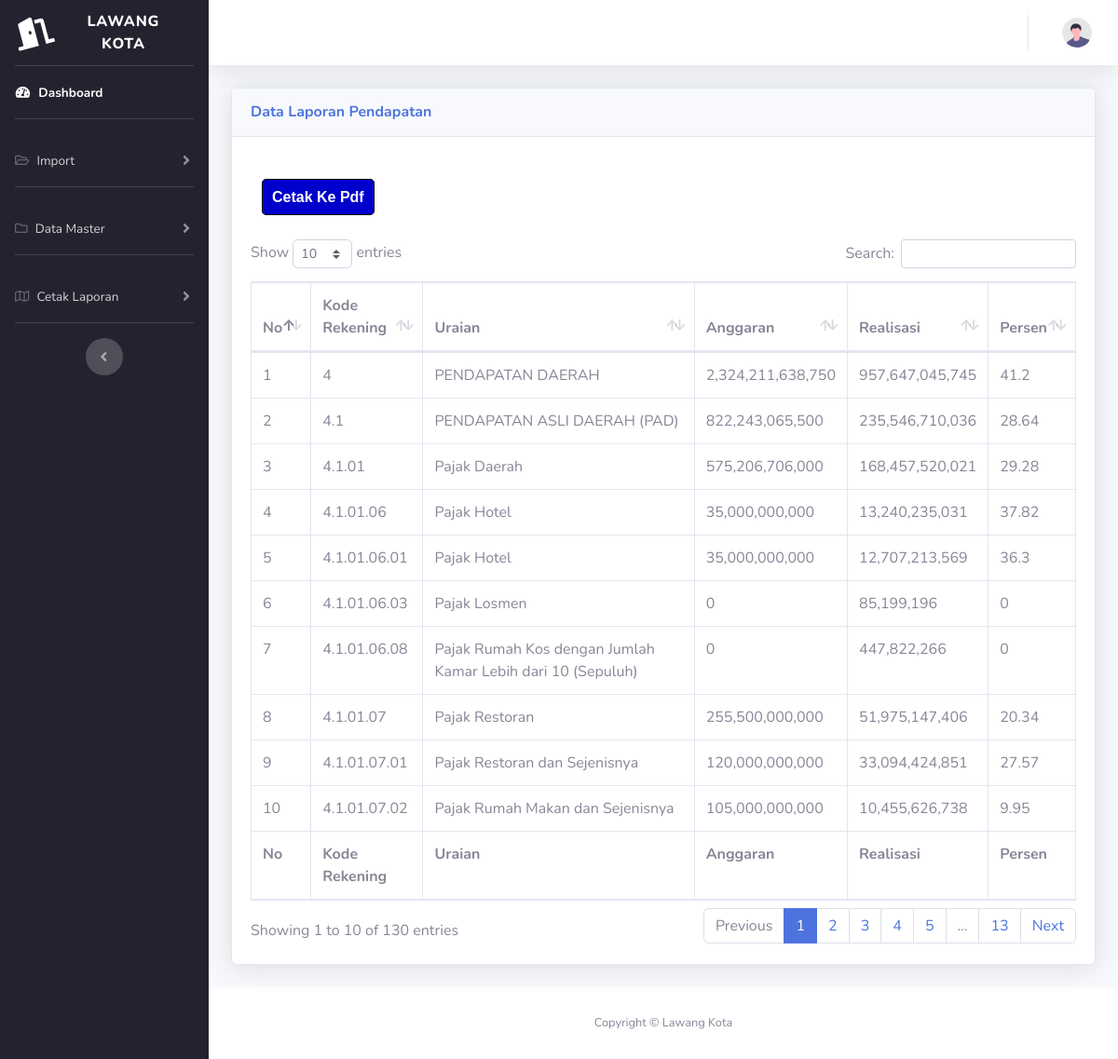
/lra_pendapatan.php, run on the app's committed database.
### tables this page shows
CREATE TABLE `realisasi_rekening` (
  `nomor` int(11) NOT NULL,
  `kd_rek` varchar(50) DEFAULT NULL,
  `uraian` varchar(500) DEFAULT NULL,
  `anggaran` bigint(100) DEFAULT NULL,
  `realisasi` bigint(100) DEFAULT NULL,
  `persen` double DEFAULT NULL
);

### lra_pendapatan.php (the view, shortened to what this page needs)
<!DOCTYPE html>
<html lang="en">
<head>
  <link href="vendor/fontawesome-free/css/all.min.css" rel="stylesheet" type="text/css" />
  <link href="css/sb-admin-2.min.css" rel="stylesheet" />
  <link href="vendor/datatables/dataTables.bootstrap4.min.css" rel="stylesheet" />
</head>
<body id="page-top">
  <div id="wrapper">
    <ul style="background-color:#23222f;" class="navbar-nav sidebar sidebar-dark accordion" id="accordionSidebar">
      <a class="sidebar-brand d-flex align-items-center justify-content-center" href="index.php">
        <div class="sidebar-brand-icon rotate-n-15">
          <i class="fas fa-door-open"></i>
        </div>
        <div class="sidebar-brand-text mx-3">Lawang Kota<sup></sup></div>
      </a>
      <hr class="sidebar-divider my-0" />
      <li class="nav-item active">
        <a class="nav-link" href="index.php">
          <i class="fas fa-fw fa-tachometer-alt"></i>
          <span>Dashboard</span></a>
      </li>
      <hr class="sidebar-divider" />
      <li class="nav-item">
        <a class="nav-link collapsed" href="#" data-toggle="collapse" data-target="#collapseTwo" aria-expanded="true" aria-controls="collapseTwo">
          <i class="far fa-folder-open"></i>
          <span>Import</span>
        </a>
      </li>
      <hr class="sidebar-divider" />
      <li class="nav-item">
        <a class="nav-link collapsed" href="#" data-toggle="collapse" data-target="#collapseTwo2" aria-expanded="true" aria-controls="collapseTwo">
          <i class="far fa-folder"></i>
          <span>Data Master</span>
        </a>
      </li>
      <hr class="sidebar-divider" />
      <li class="nav-item">
        <a class="nav-link collapsed" href="#" data-toggle="collapse" data-target="#collapseTwo1" aria-expanded="true" aria-controls="collapseTwo">
          <i class="far fa-map"></i>
          <span>Cetak Laporan</span>
        </a>
      </li>
      <hr class="sidebar-divider d-none d-md-block" />
      <div class="text-center d-none d-md-inline">
        <button class="rounded-circle border-0" id="sidebarToggle"></button>
      </div>
    </ul>
    <div id="content-wrapper" class="d-flex flex-column">
      <div id="content">
        <nav class="navbar navbar-expand navbar-light bg-white topbar mb-4 static-top shadow">
          <ul class="navbar-nav ml-auto">
            <li class="nav-item dropdown no-arrow">
              <a class="nav-link dropdown-toggle" href="#" id="userDropdown" role="button" data-toggle="dropdown" aria-haspopup="true" aria-expanded="false">
                <img class="img-profile rounded-circle" src="img/undraw_profile.svg" />
              </a>
            </li>
          </ul>
        </nav>
        <div class="container-fluid">
          <div class="card shadow mb-4">
            <div class="card-header py-3">
              <h6 class="m-0 font-weight-bold text-primary">Data Laporan Pendapatan</h6>
            </div>
            <div class="card-body">
              <div style="margin: auto; width: 1183px; padding-top: 20px; padding-bottom: 20px;">
                <div class="col-auto">
                  <a class="pdf" href="lap_pendapatan.php" Target="_blank">Cetak Ke Pdf</a>
                </div>
              </div>
              <div class="table-responsive">
                <table class="table table-bordered" id="dataTable" width="100%" cellspacing="0">
                  <thead>
                    <tr>
                      <th style='width: 3%;'>No</th>
                      <th>Kode Rekening</th>
                      <th>Uraian</th>
                      <th>Anggaran</th>
                      <th>Realisasi</th>
                      <th>Persen</th>
                    </tr>
                  </thead>
                  <?php
                  include "koneksi.php";
                  $ambildata = mysqli_query($conn, "SELECT * FROM realisasi_rekening WHERE nomor <> 0 AND uraian
                  <> '' AND LEFT (kd_rek, 1) NOT IN ('5', '6') ORDER BY nomor");
                  while ($tampil = mysqli_fetch_array($ambildata)) {
                    echo "
                                            <tr>
                                            <td>$tampil[nomor]</td>
                                            <td>$tampil[kd_rek]</td>
                                            <td>$tampil[uraian]</td>
                                            <td type='number'> " . number_format($tampil['anggaran']) . "</td>
                                            <td type='number'> " . number_format($tampil['realisasi']) . "</td>
                                            <td> " . $tampil['persen'] . "</td>
                                            </tr>";
                  }
                  ?>
                  <tfoot>
                    <tr>
                      <th style='width: 3%;'>No
                      </th>
                      <th>Kode Rekening</th>
                      <th>Uraian</th>
                      <th>Anggaran</th>
                      <th>Realisasi</th>
                      <th>Persen</th>
                    </tr>
                  </tfoot>
                </table>
              </div>
            </div>
          </div>
        </div>
      </div>
      <footer class="sticky-footer bg-white">
        <div class="container my-auto">
          <div class="copyright text-center my-auto">
            <span>Copyright &copy; Lawang Kota</span>
          </div>
        </div>
      </footer>
    </div>
  </div>
</body>
</html>

### lra_pendapatan.php (style rules this page uses)
.pdf { text-decoration: none; color: white; background-color: mediumblue; font-family: arial; font-weight: bold; border: 1px solid black; line-height: 50px; margin: auto; padding: 10px; border-radius: 5px; }

### data on the page
realisasi_rekening: nomor "1", kd_rek "4", uraian "PENDAPATAN DAERAH", anggaran "2,324,211,638,750", realisasi "957,647,045,745", persen "41.2"
realisasi_rekening: nomor "2", kd_rek "4.1", uraian "PENDAPATAN ASLI DAERAH (PAD)", anggaran "822,243,065,500", realisasi "235,546,710,036", persen "28.64"
realisasi_rekening: nomor "3", kd_rek "4.1.01", uraian "Pajak Daerah", anggaran "575,206,706,000", realisasi "168,457,520,021", persen "29.28"
realisasi_rekening: nomor "4", kd_rek "4.1.01.06", uraian "Pajak Hotel", anggaran "35,000,000,000", realisasi "13,240,235,031", persen "37.82"
realisasi_rekening: nomor "5", kd_rek "4.1.01.06.01", uraian "Pajak Hotel", anggaran "35,000,000,000", realisasi "12,707,213,569", persen "36.3"
realisasi_rekening: nomor "6", kd_rek "4.1.01.06.03", uraian "Pajak Losmen", anggaran "0", realisasi "85,199,196", persen "0"
realisasi_rekening: nomor "7", kd_rek "4.1.01.06.08", uraian "Pajak Rumah Kos dengan Jumlah Kamar Lebih dari 10 (Sepuluh)", anggaran "0", realisasi "447,822,266", persen "0"
realisasi_rekening: nomor "8", kd_rek "4.1.01.07", uraian "Pajak Restoran", anggaran "255,500,000,000", realisasi "51,975,147,406", persen "20.34"
realisasi_rekening: nomor "9", kd_rek "4.1.01.07.01", uraian "Pajak Restoran dan Sejenisnya", anggaran "120,000,000,000", realisasi "33,094,424,851", persen "27.57"
realisasi_rekening: nomor "10", kd_rek "4.1.01.07.02", uraian "Pajak Rumah Makan dan Sejenisnya", anggaran "105,000,000,000", realisasi "10,455,626,738", persen "9.95"
